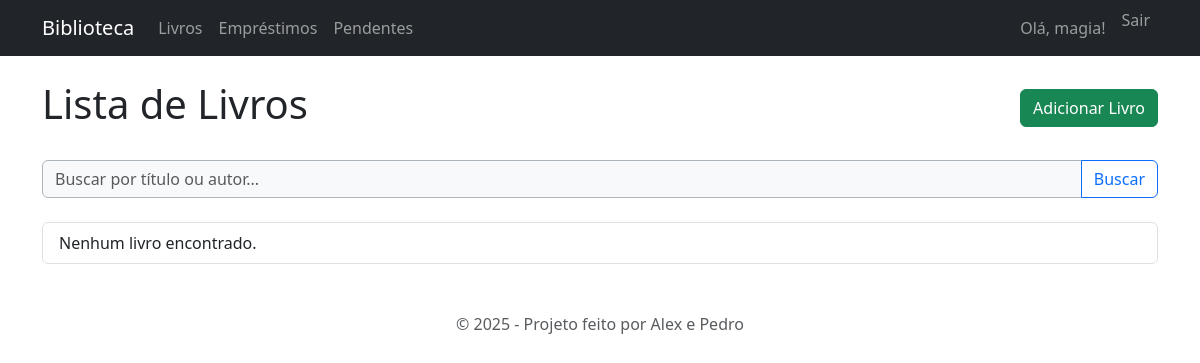
The page /livros/ (signed in) on the database as committed earlier.
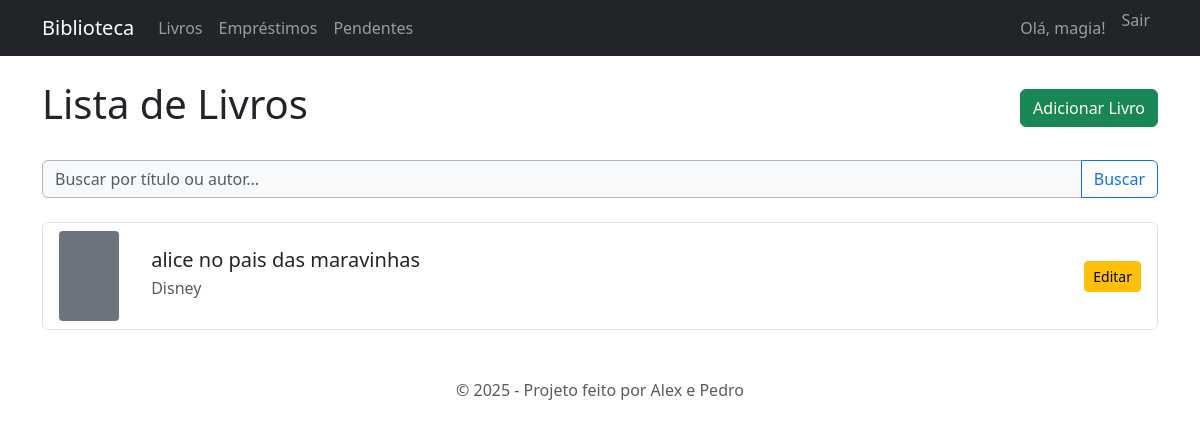
The same page on the database as committed later.
### biblioteca_core/models.py (models this page shows, shortened)
class Livro(models.Model):
    titulo = models.CharField(max_length=200, help_text="Título do livro")
    autor = models.CharField(max_length=150, help_text="Autor do livro")
    sinopse = models.TextField(null=True, blank=True, help_text="Breve resumo do livro")
    genero = models.CharField(max_length=100, help_text="Gênero")
    ano_publicacao = models.IntegerField(help_text="Ano de Publicação")
    isbn = models.CharField('ISBN', max_length=13, unique=True, help_text='13 Caracteres <a href="https://www.isbn-international.org/content/what-isbn">ISBN number</a>')
    quantidade_disponivel = models.PositiveIntegerField(default=1, help_text="Quantidade em estoque")
    capa = models.ImageField(upload_to='capas/', null=True, blank=True, help_text="Capa do livro")
    class Meta:
        ordering = ['titulo']
    def get_absolute_url(self):
        return reverse('livro-detail', args=[str(self.id)])

### biblioteca_core/views.py (the view)
# urls.py: path('livros/', LivroListView.as_view(), name='livro-list'),
class LivroListView(LoginRequiredMixin, ListView):
    model = Livro
    template_name = 'biblioteca_core/livro_list.html'
    context_object_name = 'livros'
    paginate_by = 10
    def get_queryset(self):
        queryset = super().get_queryset()
        query = self.request.GET.get('q')
        if query:
            queryset = queryset.filter(models.Q(titulo__icontains=query) | models.Q(autor__icontains=query))
        return queryset

### biblioteca_core/templates/biblioteca_core/livro_list.html
{% extends 'biblioteca_core/base.html' %}
{% block content %}
    <div class="d-flex justify-content-between align-items-center mb-4">
        <h1>Lista de Livros</h1>
        {% if user.is_staff %}
            <a href="{% url 'livro-create' %}" class="btn btn-success">Adicionar Livro</a>
        {% endif %}
    </div>
    <form method="get" class="mb-4">
        <div class="input-group">
            <input type="text" class="form-control" name="q" placeholder="Buscar por título ou autor..." value="{{ request.GET.q|default_if_none:'' }}">
            <button class="btn btn-outline-primary" type="submit">Buscar</button>
        </div>
    </form>
    <div class="list-group">
        {% for livro in livros %}
            <div class="list-group-item list-group-item-action">
                <div class="row align-items-center">
                    <div class="col-md-1 col-3">
                        <a href="{{ livro.get_absolute_url }}">
                        {% if livro.capa %}
                            <img src="{{ livro.capa.url }}" class="img-fluid rounded" alt="Capa de {{ livro.titulo }}">
                        {% else %}
                             <div class="bg-secondary" style="width: 60px; height: 90px; border-radius: 4px;"></div>
                        {% endif %}
                        </a>
                    </div>
                    <div class="col-md-8 col-6">
                        <h5 class="mb-1"><a href="{{ livro.get_absolute_url }}" class="text-decoration-none text-dark">{{ livro.titulo }}</a></h5>
                        <p class="mb-1 text-muted">{{ livro.autor }}</p>
                    </div>
                    <div class="col-md-3 col-3 text-end">
                        {% if user.is_staff %}
                            <a href="{% url 'livro-update' livro.id %}" class="btn btn-sm btn-warning">Editar</a>
                        {% endif %}
                    </div>
                </div>
            </div>
        {% empty %}
            <li class="list-group-item">Nenhum livro encontrado.</li>
        {% endfor %}
    </div>
{% endblock %}

Rows that differ between the two databases and show on the page:
added Livro: titulo "alice no pais das maravinhas", autor "Disney"
Other text that changed with them:
text no longer shown: "Nenhum livro encontrado."
